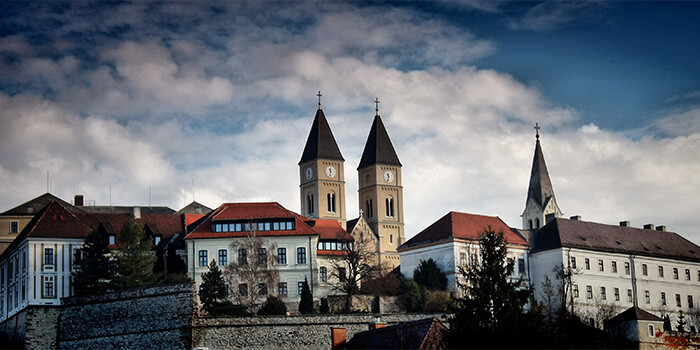
//> input picture Gyak/Test2/veszprem.jpg, 700 x 350 px
$ ./Source veszprem.jpg   (built with g++ and OpenCV 4)
//> lines starting //> are read from the running program, lines starting //| are printed output that depends on the picture; after the words box and inside, x2 and y2 are one past the last pixel; in counts of white or black regions, pixels touching at a corner belong together
#include "opencv2/highgui/highgui.hpp"
#include "opencv2/imgproc/imgproc.hpp"
#include <iostream>
#include <stdio.h>
#include <list>
#include <math.h>

using namespace std;
using namespace cv;

// [196 lines left out: functions reflect, circular, noBorderProcessing, refletedIndexing, circularIndexing, WallisFunction and 2 more, not called in this run]

int main(int argc, char** argv)
{

	Mat src, dst;

	/// Load image
	src = imread(argv[1], 0);
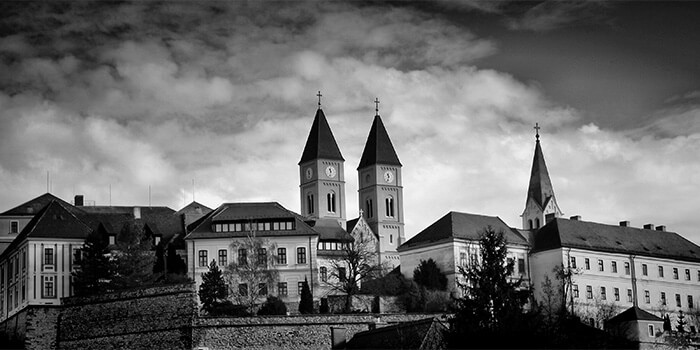
//> src: 350 rows x 700 cols, CV_8UC1; min 0, max 255, mean 106.1

	if (!src.data)
	{
		return -1;
	}


	int hist[256];
	for (int i = 0; i < 256; i++) {
		hist[i] = 0;
	}

	for (int i = 0; i < src.cols; i++) {
		for (int j = 0; j < src.rows; j++) {
			hist[(int)src.at<uchar>(Point(j, i))]++;
		}
	}
//> after the loop, hist = 256 values, max 47484 at index 0, min 100 at index 244, mean 957
	float max = 0;
	for (int i = 0; i < 256; i++) {
		if (max < hist[i]) {
			max = hist[i];
		}
	}
//> this loop made 256 passes
//> max on pass 1: 47484
//> after the loop, max = 47484


	for (int i = 0; i < 256; i++) {
		float tmp = hist[i];
		hist[i] = (tmp / max) * 255;
	}
//> this loop made 256 passes
//> tmp on passes 1 to 3: 47484, 2290, 1165
//> after the loop, hist = 256 values, max 255 at index 0, min 0 at index 226, mean 4.62

	Mat histImage0(255, 255, CV_8UC1, Scalar(0, 0, 0));
	for (int i = 0; i < 256; i++) {
		line(histImage0, Point(i, 255), Point(i, 255 - hist[i]), Scalar(255, 0, 0), 1, 8, 0);
	}
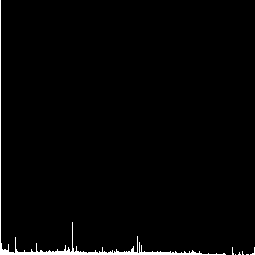
//> histImage0: 255 rows x 255 cols, CV_8UC1; 1.8% white; 7 white regions (6 under 20 px), largest, box (x1, y1, x2, y2) and area: (0, 0, 226, 255) 1100

	namedWindow("hist", WINDOW_AUTOSIZE);
	imshow("hist", histImage0);


	namedWindow("Source", WINDOW_AUTOSIZE);
	imshow("Source", src);
	waitKey(0);
	destroyAllWindows();


	//////////////////////////// HIST 1 /////////////////////////////////////

	int hist2[256];

	for (int i = 0; i < 256; i++) {
		float tmp = hist[i];
		hist2[i] = 255 * sqrt(tmp / 255);
	}
//> this loop made 256 passes
//> tmp on passes 1 to 3: 255, 12, 6
//> after the loop, hist2 = 256 values, max 255 at index 0, min 0 at index 226, mean 28.13


	Mat histImage2(src.rows, src.cols, CV_8UC1, Scalar(0, 0, 0));


	for (int i = 0; i < src.cols; i++) {
		for (int j = 0; j < src.rows; j++) {
			float tmp = src.at<uchar>(Point(j, i));
			histImage2.at<uchar>(Point(j, i)) = 255 * std::sqrt(tmp / 255.0);
		}
	}
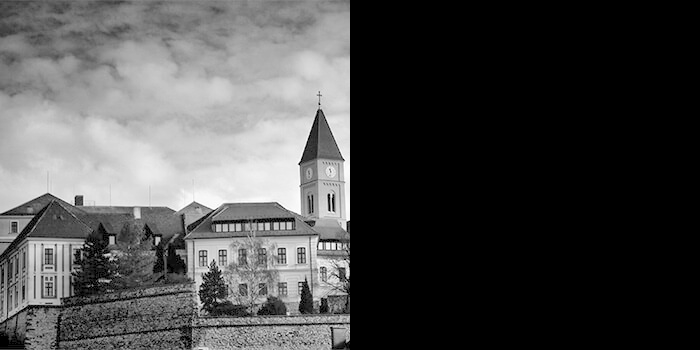
//> histImage2: 350 rows x 700 cols, CV_8UC1; min 0, max 255, mean 73.8
	//
	namedWindow("Bright", WINDOW_AUTOSIZE);
	imshow("Bright", histImage2);


	for (int i = 0; i < 256; i++) {
		hist[i] = 0;
	}
//> after the loop, hist = 256 values from 0 to 0

	for (int i = 0; i < histImage2.cols; i++) {
		for (int j = 0; j < histImage2.rows; j++) {
			hist[(int)histImage2.at<uchar>(Point(j, i))]++;
		}
	}
//> after the loop, hist = 256 values, max 97401 at index 0, min 0 at index 2, mean 957
	max = 0;
	for (int i = 0; i < 256; i++) {
		if (max < hist[i]) {
			max = hist[i];
		}
	}
//> this loop made 256 passes
//> max on pass 1: 97401
//> after the loop, max = 97401


	for (int i = 0; i < 256; i++) {
		float tmp = hist[i];
		hist[i] = (tmp / max) * 255;
	}
//> this loop made 256 passes
//> tmp on passes 1 to 3: 97401, 1, 0
//> after the loop, hist = 256 values, max 255 at index 0, min 0 at index 1, mean 2.15

	Mat histtmp2(255, 255, CV_8UC1, Scalar(0, 0, 0));
	for (int i = 0; i < 256; i++) {
		line(histtmp2, Point(i, 255), Point(i, 255 - hist[i]), Scalar(255, 0, 0), 2, 8, 0);
	}
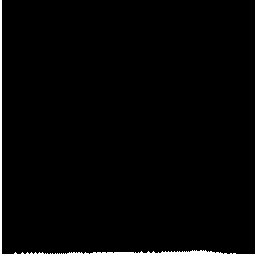
//> histtmp2: 255 rows x 255 cols, CV_8UC1; 1.7% white; 1 white region, box (x1, y1, x2, y2) and area: (0, 0, 255, 255) 1120

	namedWindow("Bright Histogram", WINDOW_AUTOSIZE);
	imshow("Bright Histogram", histtmp2);
	waitKey(0);
	destroyAllWindows();


	////////////////////////// HIST 3 ///////////////////////////////////////

	int hist3[256];

	for (int i = 0; i < 256; i++) {
		float tmp = hist[i];
		hist3[i] = 255 * (tmp / 255)*(tmp / 255);
	}
//> this loop made 256 passes


	Mat histImage3(src.rows, src.cols, CV_8UC1, Scalar(0, 0, 0));

//> (the run ends here: the program crashes, at `for (int i = 0; i < src.cols; i++)`)
